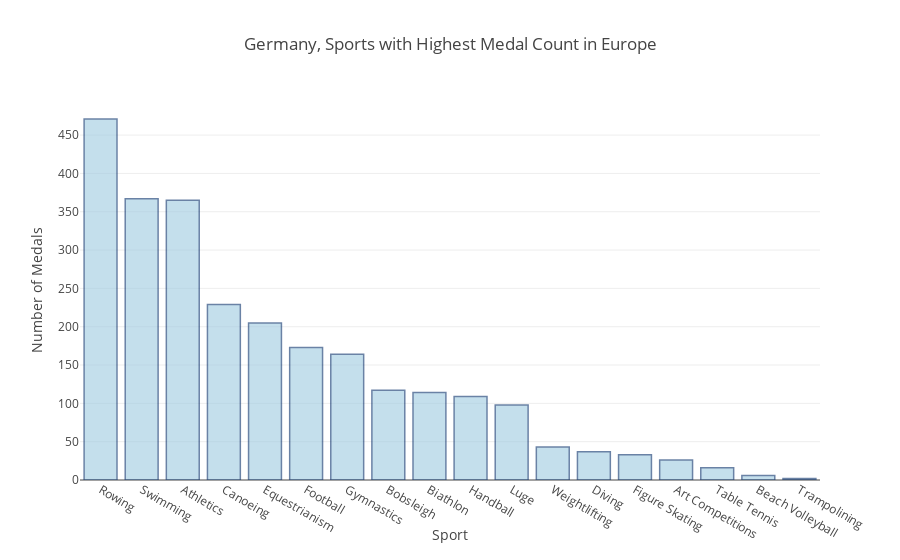

Notebook code cell kept with this figure:
### Code cell
best4plot = best[best['Country'] == 'Germany']
trace0 = go.Bar(
    x= best4plot.Sport,
    y= best4plot.Total_Medals,
    marker=dict(color='rgb(158,202,225)',line=dict(color='rgb(8,48,107)',width=1.5)),
    opacity=0.6)

layout = go.Layout(title='Germany, Sports with Highest Medal Count in Europe',
                   xaxis = dict(title = 'Sport'),
                   yaxis = dict(title = 'Number of Medals'),)

fig = go.Figure(data=[trace0], layout=layout)
iplot(fig, filename='german_medals')

### Figure 1 — Plotly figure (JSON) as saved in the notebook; plotly's stock layout.template omitted (floating-point values rounded to 4 significant figures)
{"data": [{"marker": {"color": "rgb(158,202,225)", "line": {"color": "rgb(8,48,107)", "width": 1.5}}, "opacity": 0.6, "type": "bar", "uid": "649f95e8-f037-11e8-a211-6a00023e0920", "x": ["Rowing", "Swimming", "Athletics", "Canoeing", "Equestrianism", "Football", "Gymnastics", "Bobsleigh", "Biathlon", "Handball", "Luge", "Weightlifting", "Diving", "Figure Skating", "Art Competitions", "Table Tennis", "Beach Volleyball", "Trampolining"], "y": [471, 367, 365, 229, 205, 173, 164, 117, 114, 109, 98, 43, 37, 33, 26, 16, 6, 2]}], "layout": {"title": "Germany, Sports with Highest Medal Count in Europe", "xaxis": {"title": "Sport"}, "yaxis": {"title": "Number of Medals"}}}
